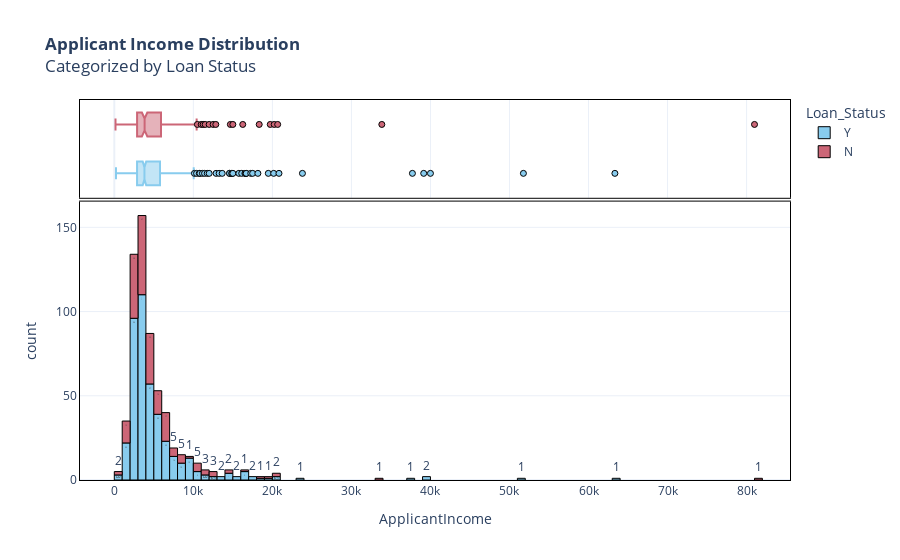

Source (notebook cell):
### Markdown cell above
*a.) Applicant Income*

### Code cell
# Create a histogram
fig = px.histogram(loan_df, x="ApplicantIncome", color="Loan_Status", text_auto=True, color_discrete_sequence=discrete_color_scheme, marginal="box", title="<b>Applicant Income Distribution</b><br>Categorized by Loan Status")

# Add borders to the bars
fig.update_traces(marker_line_width=1,marker_line_color="black")
# Add borders to the plot
fig.update_xaxes(showline=True,
         linecolor='black',
         mirror=True)
fig.update_yaxes(showline=True,
         linecolor='black',
         mirror=True)

# Show the histogram
fig.show()

### Figure 1 — Plotly figure (JSON) as saved in the notebook; plotly's stock layout.template omitted (floating-point values rounded to 4 significant figures; data arrays with more than 128 entries replaced by an {"elided": "..."} marker saying what was removed)
{"data": [{"alignmentgroup": "True", "bingroup": "x", "hovertemplate": "Loan_Status=Y<br>ApplicantIncome=%{x}<br>count=%{y}<extra></extra>", "legendgroup": "Y", "marker": {"color": "rgb(136, 204, 238)", "line": {"color": "black", "width": 1}, "pattern": {"shape": ""}}, "name": "Y", "offsetgroup": "Y", "orientation": "v", "showlegend": true, "texttemplate": "%{value}", "type": "histogram", "x": {"elided": "422 int values"}, "xaxis": "x", "yaxis": "y"}, {"alignmentgroup": "True", "hovertemplate": "Loan_Status=Y<br>ApplicantIncome=%{x}<extra></extra>", "legendgroup": "Y", "marker": {"color": "rgb(136, 204, 238)", "line": {"color": "black", "width": 1}}, "name": "Y", "notched": true, "offsetgroup": "Y", "showlegend": false, "type": "box", "x": {"elided": "422 int values"}, "xaxis": "x2", "yaxis": "y2"}, {"alignmentgroup": "True", "bingroup": "x", "hovertemplate": "Loan_Status=N<br>ApplicantIncome=%{x}<br>count=%{y}<extra></extra>", "legendgroup": "N", "marker": {"color": "rgb(204, 102, 119)", "line": {"color": "black", "width": 1}, "pattern": {"shape": ""}}, "name": "N", "offsetgroup": "N", "orientation": "v", "showlegend": true, "texttemplate": "%{value}", "type": "histogram", "x": {"elided": "192 int values"}, "xaxis": "x", "yaxis": "y"}, {"alignmentgroup": "True", "hovertemplate": "Loan_Status=N<br>ApplicantIncome=%{x}<extra></extra>", "legendgroup": "N", "marker": {"color": "rgb(204, 102, 119)", "line": {"color": "black", "width": 1}}, "name": "N", "notched": true, "offsetgroup": "N", "showlegend": false, "type": "box", "x": {"elided": "192 int values"}, "xaxis": "x2", "yaxis": "y2"}], "layout": {"barmode": "relative", "legend": {"title": {"text": "Loan_Status"}, "tracegroupgap": 0}, "title": {"text": "<b>Applicant Income Distribution</b><br>Categorized by Loan Status"}, "xaxis": {"anchor": "y", "domain": [0, 1], "linecolor": "black", "mirror": true, "showline": true, "title": {"text": "ApplicantIncome"}}, "xaxis2": {"anchor": "y2", "domain": [0, 1], "linecolor": "black", "matches": "x", "mirror": true, "showgrid": true, "showline": true, "showticklabels": false}, "yaxis": {"anchor": "x", "domain": [0, 0.7326], "linecolor": "black", "mirror": true, "showline": true, "title": {"text": "count"}}, "yaxis2": {"anchor": "x2", "domain": [0.7426, 1], "linecolor": "black", "matches": "y2", "mirror": true, "showgrid": false, "showline": true, "showticklabels": false, "ticks": ""}}}
